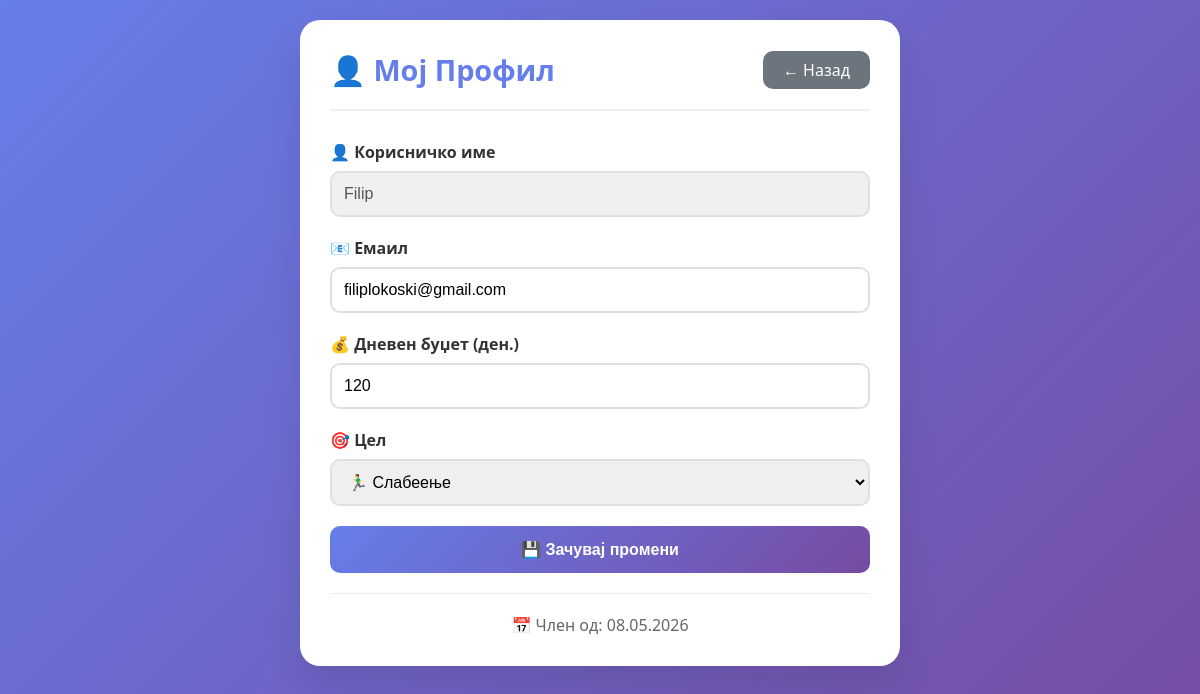
The app's page /profile (signed in), older data.
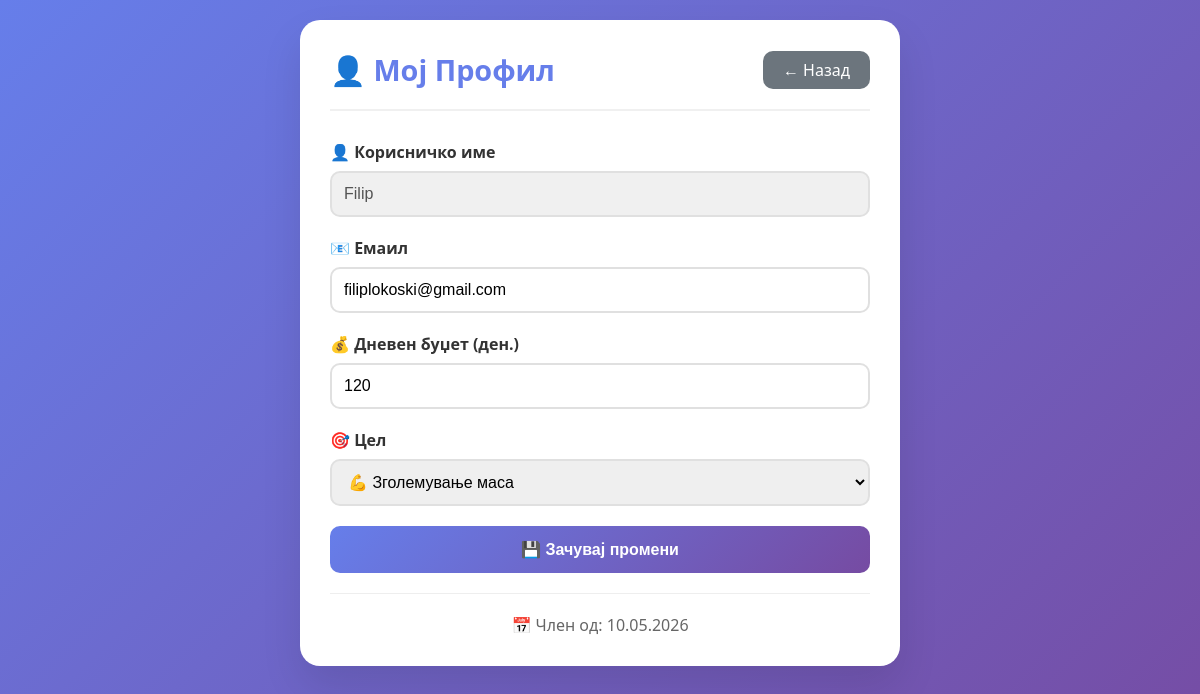
The same page, newer data.
### app.py (models this page shows)
class User(UserMixin, db.Model):
    id = db.Column(db.Integer, primary_key=True)
    username = db.Column(db.String(80), unique=True, nullable=False)
    email = db.Column(db.String(120), unique=True, nullable=False)
    password = db.Column(db.String(200), nullable=False)
    preferences = db.Column(db.String(500), default='{}')
    created_at = db.Column(db.DateTime, default=datetime.utcnow)
    height = db.Column(db.Float, default=170)
    weight = db.Column(db.Float, default=70)
    gender = db.Column(db.String(10), default='male')
    age = db.Column(db.Integer, default=20)

### app.py (the view, shortened to what this page needs)
@app.route('/profile', methods=['GET', 'POST'])
@login_required
def profile():
    prefs = json.loads(current_user.preferences or '{}')
    return render_template('profile.html', user=current_user, prefs=prefs)

### app.py (called while the page is built)
@login_manager.user_loader
def load_user(user_id):
    return db.session.get(User, int(user_id))

### templates/profile.html (shortened to what this page needs)
<!DOCTYPE html>
<html lang="mk">
<head>
</head>
<body>
    <div class="container">
        <div class="header">
            <h1>👤 Мој Профил</h1>
            <a href="/" class="back-btn">← Назад</a>
        </div>
        <form method="POST">
            <div class="form-group">
                <label>👤 Корисничко име</label>
                <input type="text" value="{{ user.username }}" disabled style="background:#f0f0f0;">
            </div>
            <div class="form-group">
                <label>📧 Емаил</label>
                <input type="email" name="email" value="{{ user.email }}" required>
            </div>
            <div class="form-group">
                <label>💰 Дневен буџет (ден.)</label>
                <input type="number" name="budget" value="{{ prefs.budget }}" min="100" max="500" required>
            </div>
            <div class="form-group">
                <label>🎯 Цел</label>
                <select name="goal">
                    <option value="weight_loss" {% if prefs.goal == 'weight_loss' %}selected{% endif %}>🏃‍♂️ Слабеење</option>
                    <option value="muscle_gain" {% if prefs.goal == 'muscle_gain' %}selected{% endif %}>💪 Зголемување маса</option>
                </select>
            </div>
            <button type="submit">💾 Зачувај промени</button>
        </form>
        <div class="info-text">
            <p>📅 Член од: {{ user.created_at.strftime('%d.%m.%Y') if user.created_at else 'Неодамна' }}</p>
        </div>
    </div>
</body>
</html>

### templates/profile.html (style rules this page uses)
* { margin: 0; padding: 0; box-sizing: border-box; }
body { font-family: 'Segoe UI', Tahoma, Geneva, Verdana, sans-serif; background: linear-gradient(135deg, #667eea 0%, #764ba2 100%); min-height: 100vh; padding: 20px; }
.container { max-width: 600px; margin: 0 auto; background: white; border-radius: 20px; padding: 30px; box-shadow: 0 20px 40px rgba(0,0,0,0.1); }
.header { display: flex; justify-content: space-between; align-items: center; margin-bottom: 30px; padding-bottom: 20px; border-bottom: 2px solid #f0f0f0; }
h1 { color: #667eea; font-size: 1.8em; }
.back-btn { background: #6c757d; color: white; padding: 8px 20px; border-radius: 10px; text-decoration: none; }
.form-group { margin-bottom: 20px; }
label { display: block; font-weight: 600; margin-bottom: 8px; color: #333; }
input, select { width: 100%; padding: 12px; border: 2px solid #e0e0e0; border-radius: 10px; font-size: 16px; }
button { width: 100%; padding: 14px; background: linear-gradient(135deg, #667eea 0%, #764ba2 100%); color: white; border: none; border-radius: 10px; font-size: 16px; font-weight: 600; cursor: pointer; }
.info-text { text-align: center; color: #666; margin-top: 20px; padding-top: 20px; border-top: 1px solid #eee; }

Row changes from the older to the newer data that the page shows:
changed User "Filip": created_at "08.05.2026" → "10.05.2026"
Text that changed along with them:
form field goal: "🏃‍♂️ Слабеење" → "💪 Зголемување маса"
